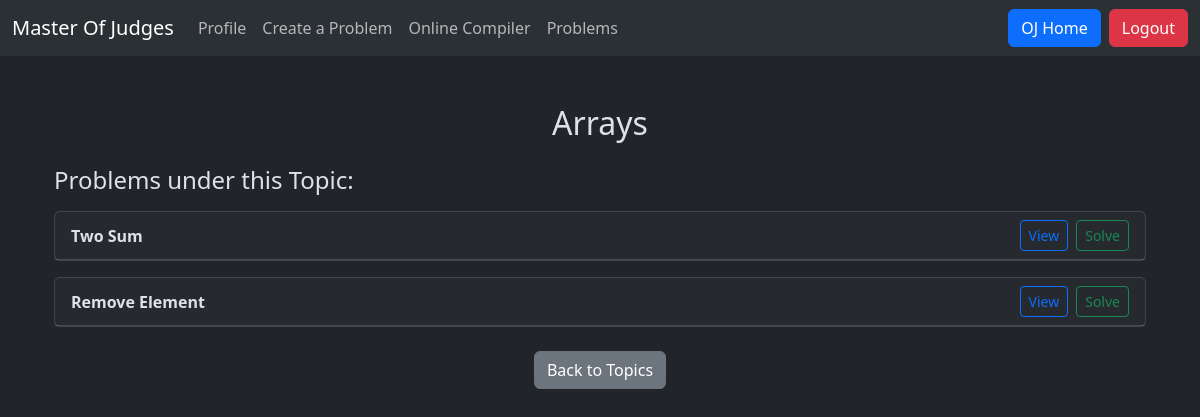
The page /OJ/topic_problems/1/ (signed in) on the database its author committed.
### OJ/models.py (models this page shows, shortened)
class topic(models.Model):
    title = models.CharField(max_length = 150)
    description = models.TextField(null=True, blank=True)

class problemset(models.Model):
    title = models.CharField(max_length=160)
    description = models.TextField()
    topic = models.ForeignKey(topic, on_delete=models.CASCADE, related_name='problems')
    input_data = models.TextField(default="")  # predefined input for testing
    expected_output = models.TextField(default="")
    creator = models.ForeignKey(User, on_delete=models.SET_NULL, null=True, blank=True)  # NEW added // new

### OJ/views.py (the view)
# urls.py: path("topic_problems/<int:id>/", views.topic_problems, name="topic_problems"),
@login_required
def topic_problems(request, id):
    selected_topic = get_object_or_404(topic, id=id)
    problems = selected_topic.problems.all()
    for prob in problems:
        prob.description_html = mark_safe(markdown.markdown(prob.description))
    return render(request, 'topic_problems.html', {'topic': selected_topic, 'problems': problems})

### OJ/templates/topic_problems.html (shortened to what this page needs)
{% extends "layout.html" %}
{% block content %}
<div class="container my-5">
  <h2 class="mb-4 text-center">{{ topic.title }}</h2>
  <h4 class="mb-3">Problems under this Topic:</h4>
  {% if problems %}
    <div class="accordion" id="problemAccordion">
   {% for problem in problems %}
  <div class="card mb-3">
  <div class="card-header d-flex justify-content-between align-items-center">
    <strong class="me-auto">{{ problem.title }}</strong>
    <div class="d-flex gap-2">
      <button class="btn btn-sm btn-outline-primary" data-toggle="collapse" data-target="#desc{{ forloop.counter }}">
        View
      </button>
      <a href="{% url 'solve_problem' problem.id %}" class="btn btn-outline-success btn-sm">
        Solve
      </a>
    </div>
  </div>
</div>
{% endfor %}
    </div>
  {% else %}
    <p class="text-center text-muted">No problems available for this topic yet.</p>
  {% endif %}
  <div class="mt-4 text-center">
    <a href="{% url 'problem_topics' %}" class="btn btn-secondary">Back to Topics</a>
  </div>
</div>
{% endblock %}

### rows shown on the page
topic: title "Arrays"
problemset: title "Two Sum"
problemset: title "Remove Element"
